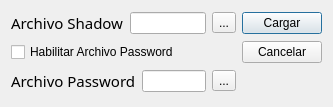
<ui version="4.0" >
 <author>Omar Andres Zapata Mesa</author>
 <class>OLoadFilesDialog</class>
 <widget class="QDialog" name="OLoadFilesDialog" >
  <property name="windowModality" >
   <enum>Qt::WindowModal</enum>
  </property>
  <property name="geometry" >
   <rect>
    <x>0</x>
    <y>0</y>
    <width>333</width>
    <height>107</height>
   </rect>
  </property>
  <property name="sizePolicy" >
   <sizepolicy vsizetype="Fixed" hsizetype="Fixed" >
    <horstretch>0</horstretch>
    <verstretch>0</verstretch>
   </sizepolicy>
  </property>
  <property name="maximumSize" >
   <size>
    <width>16777212</width>
    <height>16777215</height>
   </size>
  </property>
  <property name="windowTitle" >
   <string>Dialog</string>
  </property>
  <layout class="QGridLayout" >
   <item row="0" column="0" >
    <widget class="QLabel" name="label" >
     <property name="font" >
      <font>
       <family>OStayPuft</family>
       <pointsize>11</pointsize>
      </font>
     </property>
     <property name="text" >
      <string>Archivo Shadow</string>
     </property>
    </widget>
   </item>
   <item row="0" column="1" colspan="2" >
    <widget class="QLineEdit" name="OShadowLineEdit" >
     <property name="dragEnabled" >
      <bool>true</bool>
     </property>
    </widget>
   </item>
   <item row="0" column="3" >
    <widget class="QToolButton" name="OGetFileToolButton" >
     <property name="text" >
      <string>...</string>
     </property>
    </widget>
   </item>
   <item row="0" column="4" >
    <widget class="QPushButton" name="OLoadPushButton" >
     <property name="text" >
      <string>Cargar</string>
     </property>
    </widget>
   </item>
   <item row="1" column="0" colspan="3" >
    <widget class="QCheckBox" name="OPasswordFileCheckBox" >
     <property name="text" >
      <string>Habilitar Archivo Password</string>
     </property>
    </widget>
   </item>
   <item row="1" column="4" >
    <widget class="QPushButton" name="OExitPushButton" >
     <property name="text" >
      <string>Cancelar</string>
     </property>
    </widget>
   </item>
   <item row="2" column="0" colspan="2" >
    <widget class="QLabel" name="OPasswordFileLabel" >
     <property name="font" >
      <font>
       <family>OStayPuft</family>
       <pointsize>11</pointsize>
      </font>
     </property>
     <property name="text" >
      <string>Archivo Password</string>
     </property>
    </widget>
   </item>
   <item row="2" column="2" >
    <widget class="QLineEdit" name="OPasswordFileLineEdit" />
   </item>
   <item row="2" column="3" >
    <widget class="QToolButton" name="OGetPasswordFileToolButton" >
     <property name="text" >
      <string>...</string>
     </property>
    </widget>
   </item>
  </layout>
 </widget>
 <pixmapfunction>void OShadowArg(QString Shadow)</pixmapfunction>
 <resources/>
 <connections>
  <connection>
   <sender>OShadowLineEdit</sender>
   <signal>returnPressed()</signal>
   <receiver>OLoadPushButton</receiver>
   <slot>click()</slot>
   <hints>
    <hint type="sourcelabel" >
     <x>215</x>
     <y>13</y>
    </hint>
    <hint type="destinationlabel" >
     <x>232</x>
     <y>49</y>
    </hint>
   </hints>
  </connection>
  <connection>
   <sender>OExitPushButton</sender>
   <signal>clicked()</signal>
   <receiver>OLoadFilesDialog</receiver>
   <slot>close()</slot>
   <hints>
    <hint type="sourcelabel" >
     <x>153</x>
     <y>53</y>
    </hint>
    <hint type="destinationlabel" >
     <x>3</x>
     <y>24</y>
    </hint>
   </hints>
  </connection>
 </connections>
</ui>
